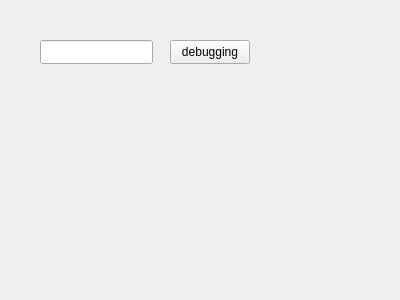
<?xml version="1.0" encoding="UTF-8"?>
<ui version="4.0">
 <class>Debugging</class>
 <widget class="QWidget" name="Debugging">
  <property name="geometry">
   <rect>
    <x>0</x>
    <y>0</y>
    <width>400</width>
    <height>300</height>
   </rect>
  </property>
  <property name="windowTitle">
   <string>Form</string>
  </property>
  <widget class="QPushButton" name="pushButton">
   <property name="geometry">
    <rect>
     <x>170</x>
     <y>40</y>
     <width>80</width>
     <height>24</height>
    </rect>
   </property>
   <property name="text">
    <string>debugging</string>
   </property>
  </widget>
  <widget class="QLineEdit" name="lineEdit">
   <property name="geometry">
    <rect>
     <x>40</x>
     <y>40</y>
     <width>113</width>
     <height>24</height>
    </rect>
   </property>
  </widget>
 </widget>
 <resources/>
 <connections/>
</ui>
